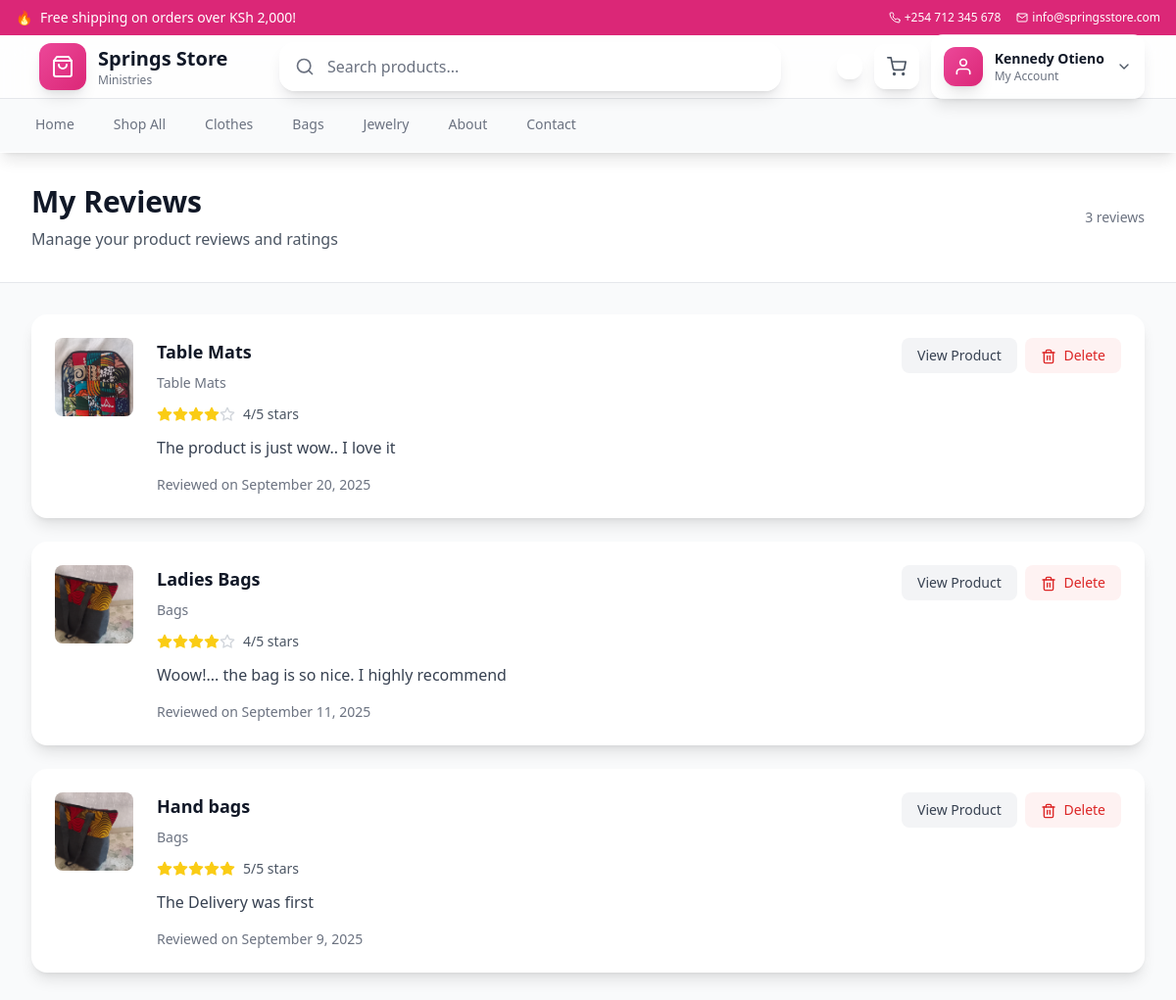
Page /public/reviews.php (signed in) on the committed database.
### tables this page shows
CREATE TABLE `users` (
  `id` int(11) NOT NULL,
  `name` varchar(100) DEFAULT NULL,
  `email` varchar(100) DEFAULT NULL,
  `phone` varchar(20) DEFAULT NULL,
  `default_address` text DEFAULT NULL,
  `password` varchar(255) DEFAULT NULL,
  `role` enum('customer','admin') DEFAULT 'customer',
  `created_at` timestamp NOT NULL DEFAULT current_timestamp(),
  `loyalty_points` int(11) DEFAULT 0,
  `referral_code` varchar(20) DEFAULT NULL,
  `referred_by` int(11) DEFAULT NULL,
  `total_referrals` int(11) DEFAULT 0,
  `total_points_earned` int(11) DEFAULT 0
);

CREATE TABLE `reviews` (
  `id` int(11) NOT NULL,
  `user_id` int(11) NOT NULL,
  `product_id` int(11) NOT NULL,
  `rating` int(11) DEFAULT NULL CHECK (`rating` between 1 and 5),
  `comment` text DEFAULT NULL,
  `created_at` timestamp NOT NULL DEFAULT current_timestamp()
);

CREATE TABLE `products` (
  `id` int(11) NOT NULL,
  `category_id` int(11) DEFAULT NULL,
  `color` varchar(50) DEFAULT NULL,
  `name` varchar(150) DEFAULT NULL,
  `description` text DEFAULT NULL,
  `sku` varchar(50) NOT NULL,
  `price` decimal(10,2) DEFAULT NULL,
  `stock` int(11) DEFAULT 0,
  `status` enum('active','inactive') DEFAULT 'active',
  `created_at` timestamp NOT NULL DEFAULT current_timestamp(),
  `image` varchar(255) DEFAULT NULL,
  `image_url` varchar(255) DEFAULT NULL,
  `discount_percentage` decimal(5,2) DEFAULT 0.00 COMMENT 'Discount percentage (0-100)',
  `discount_start_date` datetime DEFAULT NULL COMMENT 'Start date for discount',
  `discount_end_date` datetime DEFAULT NULL COMMENT 'End date for discount',
  `is_discounted` tinyint(1) DEFAULT 0 COMMENT 'Whether product is currently discounted'
);

CREATE TABLE `categories` (
  `id` int(11) NOT NULL,
  `name` varchar(100) DEFAULT NULL,
  `slug` varchar(100) DEFAULT NULL,
  `created_at` timestamp NOT NULL DEFAULT current_timestamp()
);

### public/reviews.php (the view, shortened to what the rows shown need)
<?php
require_once __DIR__ . '/../includes/db.php';
require_once __DIR__ . '/../includes/functions.php';
$userId = $_SESSION['user_id'];
try {
    $reviewsStmt = $pdo->prepare("
        SELECT r.*, p.name as product_name, p.image_url, c.name as category_name,
               COALESCE(
                   (SELECT pi.image_url FROM product_images pi WHERE pi.product_id = p.id AND pi.is_primary = 1 LIMIT 1),
                   (SELECT pi2.image_url FROM product_images pi2 WHERE pi2.product_id = p.id LIMIT 1)
               ) AS product_image
        FROM reviews r
        JOIN products p ON r.product_id = p.id
        LEFT JOIN categories c ON p.category_id = c.id
        WHERE r.user_id = ?
        ORDER BY r.created_at DESC
    ");
    $reviewsStmt->execute([$userId]);
    $reviews = $reviewsStmt->fetchAll(PDO::FETCH_ASSOC);
} catch (Exception $e) {
    $reviews = [];
}
include __DIR__ . '/../includes/header.php';
?>
<main class="min-h-screen bg-gray-50">
    <div class="bg-white border-b">
        <div class="max-w-7xl mx-auto px-4 sm:px-6 lg:px-8 py-8">
            <div class="flex items-center justify-between">
                <div>
                    <h1 class="text-3xl font-bold text-gray-900">My Reviews</h1>
                </div>
            </div>
        </div>
    </div>
    <div class="max-w-7xl mx-auto px-4 sm:px-6 lg:px-8 py-8">
        <?php if (empty($reviews)): ?>
        <div class="text-center py-16">
            <div class="w-24 h-24 bg-gray-100 rounded-full flex items-center justify-center mx-auto mb-6">
                <i data-feather="star" class="w-12 h-12 text-gray-400"></i>
            </div>
            <h3 class="text-xl font-semibold text-gray-900 mb-2">No reviews yet</h3>
            <p class="text-gray-600 mb-8">You haven't written any product reviews yet.</p>
            <a href="shop.php" class="inline-flex items-center px-6 py-3 bg-primary-500 text-white font-semibold rounded-lg hover:bg-primary-600 transition-colors">
                <i data-feather="shopping-bag" class="w-5 h-5 mr-2"></i>
                Start Shopping
            </a>
        </div>
        <?php else: ?>
        <div class="space-y-6">
            <?php foreach ($reviews as $review): ?>
            <div class="bg-white rounded-2xl shadow-lg p-6">
                <div class="flex flex-col lg:flex-row lg:items-start space-y-4 lg:space-y-0 lg:space-x-6">
                    <div class="flex-shrink-0">
                        <a href="product.php?id=<?= $review['product_id'] ?>" class="block">
                            <?php
                                $imgUrl = product_image_url($review['product_image'] ?? null);
                            ?>
                            <img src="<?= htmlspecialchars($imgUrl) ?>"
                                 alt="<?= htmlspecialchars($review['product_name']) ?>"
                                 class="w-20 h-20 object-cover rounded-lg"
                                 onerror="this.src='<?= htmlspecialchars(product_image_url(null)) ?>'">
                        </a>
                    </div>
                    <div class="flex-1 min-w-0">
                        <div class="flex flex-col sm:flex-row sm:items-start sm:justify-between">
                            <div class="flex-1">
                                <h3 class="text-lg font-semibold text-gray-900 mb-2">
                                    <a href="product.php?id=<?= $review['product_id'] ?>"
                                       class="hover:text-primary-600 transition-colors">
                                        <?= htmlspecialchars($review['product_name']) ?>
                                    </a>
                                </h3>
                                <p class="text-sm text-gray-500 mb-3">
                                    <?= htmlspecialchars($review['category_name'] ?? 'Uncategorized') ?>
                                </p>
                                <div class="flex items-center space-x-2 mb-3">
                                    <div class="flex items-center">
                                        <?php for ($i = 1; $i <= 5; $i++): ?>
                                        <i data-feather="star"
                                           class="w-4 h-4 <?= $i <= $review['rating'] ? 'text-yellow-400 fill-current' : 'text-gray-300' ?>"></i>
                                        <?php endfor; ?>
                                    </div>
                                    <span class="text-sm text-gray-600">
                                        <?= $review['rating'] ?>/5 stars
                                    </span>
                                </div>
                                <?php if (!empty($review['comment'])): ?>
                                <p class="text-gray-700 mb-4"><?= nl2br(htmlspecialchars($review['comment'])) ?></p>
                                <?php endif; ?>
                                <p class="text-sm text-gray-500">
                                    Reviewed on <?= date('F j, Y', strtotime($review['created_at'])) ?>
                                </p>
                            </div>
                            <div class="flex items-center space-x-2 mt-4 sm:mt-0">
                                <a href="product.php?id=<?= $review['product_id'] ?>"
                                   class="px-4 py-2 bg-gray-100 text-gray-700 rounded-lg hover:bg-gray-200 transition-colors text-sm font-medium">
                                    View Product
                                </a>
                                <form method="POST" class="inline"
                                      onsubmit="return confirm('Are you sure you want to delete this review?')">
                                    <button type="submit"
                                            class="px-4 py-2 bg-red-50 text-red-600 rounded-lg hover:bg-red-100 transition-colors text-sm font-medium">
                                        <i data-feather="trash-2" class="w-4 h-4 mr-1 inline"></i>
                                        Delete
                                    </button>
                                </form>
                            </div>
                        </div>
                    </div>
                </div>
            </div>
            <?php endforeach; ?>
        </div>
        <?php endif; ?>
    </div>
</main>
<?php include __DIR__ . '/../includes/footer.php'; ?>

### includes/header.php (shortened to what the rows shown need)
<?php
require_once __DIR__ . '/settings.php';
$isLoggedIn = isset($_SESSION['user_id']);
$userName = null;
if ($isLoggedIn) {
    try {
        $stmt = $pdo->prepare("SELECT name FROM users WHERE id = ?");
        $stmt->execute([$_SESSION['user_id']]);
        $user = $stmt->fetch();
        $userName = $user['name'] ?? 'User';
    } catch (PDOException $e) {
        error_log("Error fetching user name: " . $e->getMessage());
        $userName = 'User';
    }
}
?>
<!DOCTYPE html>
<html lang="en">
<head>
    <script src="https://cdn.tailwindcss.com"></script>
</head>
<body class="bg-gray-50 text-gray-900 antialiased">
    <header class="bg-white/80 backdrop-blur-md shadow-lg sticky top-0 z-50 border-b border-white/20">
        <div class="max-w-7xl mx-auto px-4 sm:px-6 lg:px-8">
            <div class="flex items-center justify-between h-16">
                <div class="flex-shrink-0">
                    <a href="index.php" class="group flex items-center space-x-3 p-2 rounded-xl hover:bg-white/30 transition-all duration-300">
                        <div class="hidden sm:block">
                            <h1 class="text-xl font-bold text-gray-900 group-hover:text-primary-700 transition-colors duration-300">Springs Store</h1>
                        </div>
                    </a>
                </div>
                <div class="flex items-center space-x-3">
                    <div class="relative">
                        <?php if ($isLoggedIn): ?>
                        <button id="userMenuToggle"
                            class="group flex items-center space-x-3 p-3 rounded-xl text-gray-600 hover:text-primary-600 bg-white/50 backdrop-blur-sm hover:bg-white/80 border border-white/20 hover:border-primary-200 transition-all duration-300 shadow-lg hover:shadow-xl hover:scale-105">
                            <div class="w-10 h-10 bg-gradient-to-br from-primary-500 to-pink-600 rounded-xl flex items-center justify-center shadow-lg group-hover:shadow-xl group-hover:scale-110 transition-all duration-300">
                                <i data-feather="user" class="w-5 h-5 text-white"></i>
                            </div>
                            <div class="hidden sm:block text-left">
                                <div class="text-sm font-semibold text-gray-900 group-hover:text-primary-700 transition-colors duration-300">
                                    <?= htmlspecialchars($userName ?? 'User') ?>
                                </div>
                                <div class="text-xs text-gray-500 group-hover:text-primary-600 transition-colors duration-300">
                                    My Account
                                </div>
                            </div>
                            <i data-feather="chevron-down" class="w-4 h-4 group-hover:rotate-180 transition-transform duration-300"></i>
                        </button>
                        <?php endif; ?>
                    </div>
                </div>
            </div>
        </div>
    </header>

### rows in the picture
users: name "Kennedy Otieno"
reviews: shows a picture, product.name "Table Mats", categories.name "Table Mats", rating "4", comment "The product is just wow.. I love it", created_at "September 20, 2025"
reviews: product.name "Ladies Bags", categories.name "Bags", rating "4", comment "Woow!... the bag is so nice. I highly recommend", created_at "September 11, 2025"
reviews: product.name "Hand bags", categories.name "Bags", rating "5", comment "The Delivery was first", created_at "September 9, 2025"

### other values in the picture
count($reviews) "3"
